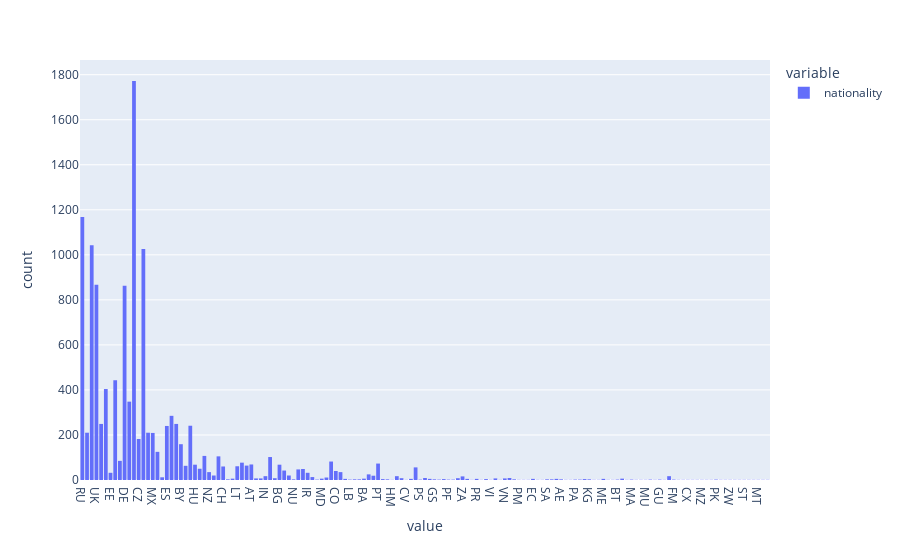

Notebook code for this chart:
### Code cell
px.histogram(users.nationality)

### Figure 1 — Plotly figure (JSON) as saved in the notebook; plotly's stock layout.template omitted (floating-point values rounded to 4 significant figures; data arrays with more than 128 entries replaced by an {"elided": "..."} marker saying what was removed)
{"data": [{"alignmentgroup": "True", "bingroup": "x", "hovertemplate": "variable=nationality<br>value=%{x}<br>count=%{y}<extra></extra>", "legendgroup": "nationality", "marker": {"color": "#636efa"}, "name": "nationality", "offsetgroup": "nationality", "orientation": "v", "showlegend": true, "type": "histogram", "x": {"elided": "12998 str values"}, "xaxis": "x", "yaxis": "y"}], "layout": {"barmode": "relative", "legend": {"title": {"text": "variable"}, "tracegroupgap": 0}, "margin": {"t": 60}, "xaxis": {"anchor": "y", "domain": [0, 1], "title": {"text": "value"}}, "yaxis": {"anchor": "x", "domain": [0, 1], "title": {"text": "count"}}}}
